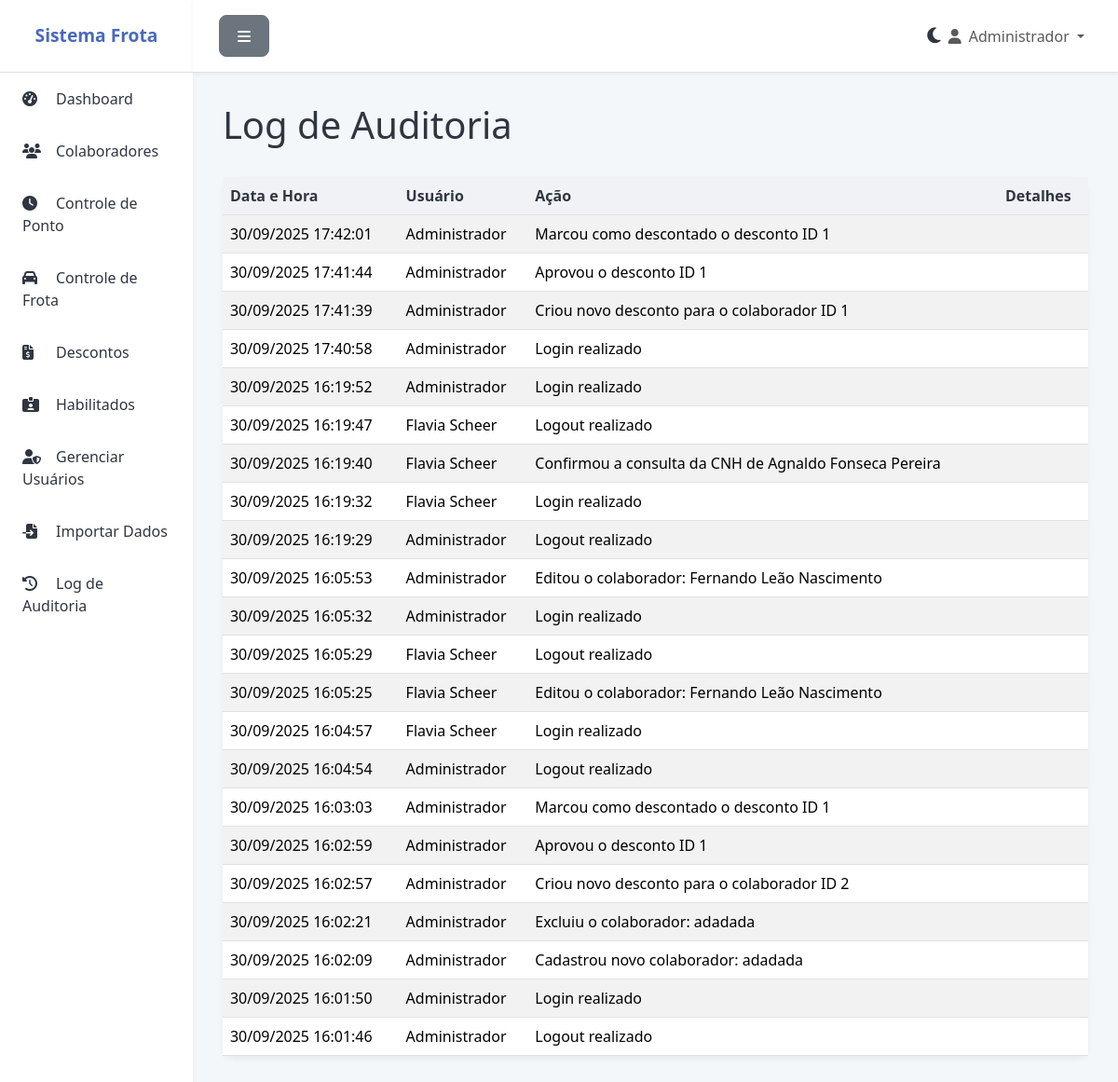
/auditoria (signed in), run on the app's committed database.
### app.py (models this page shows)
class Usuario(UserMixin, db.Model):
    id = db.Column(db.Integer, primary_key=True)
    username = db.Column(db.String(80), unique=True, nullable=False)
    password_hash = db.Column(db.String(200), nullable=False)
    nome = db.Column(db.String(100), nullable=False)
    email = db.Column(db.String(120), unique=True, nullable=False)
    ativo = db.Column(db.Boolean, default=True)
    criado_em = db.Column(db.DateTime, default=datetime.utcnow)

class LogAuditoria(db.Model):
    id = db.Column(db.Integer, primary_key=True)
    usuario_id = db.Column(db.Integer, db.ForeignKey('usuario.id'))
    usuario_nome = db.Column(db.String(100))
    acao = db.Column(db.String(255), nullable=False)
    detalhes = db.Column(db.Text)
    data_hora = db.Column(db.DateTime, default=datetime.utcnow)
    usuario = db.relationship('Usuario', backref='logs_auditoria')

### app.py (the view)
@app.route('/auditoria')
@login_required
def auditoria():
    if not is_admin():
        flash('Acesso negado. Apenas administradores podem ver os logs de auditoria.', 'error')
        return redirect(url_for('index'))
    logs = LogAuditoria.query.order_by(LogAuditoria.data_hora.desc()).all()
    return render_template('auditoria.html', logs=logs)

### app.py (called while the page is built, shortened)
@login_manager.user_loader
def load_user(user_id):
    return Usuario.query.get(int(user_id))

def is_admin():
    return current_user.is_authenticated and current_user.username == 'admin'

@app.before_request
def create_tables():
    db.create_all()

### templates/auditoria.html (shortened to what this page needs)
{% extends "base.html" %}
{% block content %}
<div class="d-flex justify-content-between align-items-center mb-4">
    <h1 class="fw-light">Log de Auditoria</h1>
</div>
<div class="card">
    <div class="card-body p-0">
        <div class="table-responsive">
            <table class="table table-striped table-hover mb-0">
                <thead class="bg-light">
                    <tr>
                        <th scope="col">Data e Hora</th>
                        <th scope="col">Usuário</th>
                        <th scope="col">Ação</th>
                        <th scope="col">Detalhes</th>
                    </tr>
                </thead>
                <tbody>
                    {% for log in logs %}
                    <tr>
                        <td>{{ log.data_hora.strftime('%d/%m/%Y %H:%M:%S') }}</td>
                        <td>{{ log.usuario_nome }}</td>
                        <td>{{ log.acao }}</td>
                        <td>{{ log.detalhes }}</td>
                    </tr>
                    {% else %}
                    <tr>
                        <td colspan="4" class="text-center text-muted py-4">Nenhum log de auditoria encontrado.</td>
                    </tr>
                    {% endfor %}
                </tbody>
            </table>
        </div>
    </div>
</div>
{% endblock %}

### templates/base.html (shortened to what this page needs)
<!DOCTYPE html>
<html lang="pt-BR">
<head>
    <link href="https://cdn.jsdelivr.net/npm/bootstrap@5.3.3/dist/css/bootstrap.min.css" rel="stylesheet">
    <link rel="stylesheet" href="https://cdnjs.cloudflare.com/ajax/libs/font-awesome/6.5.1/css/all.min.css">
</head>
<body>
    <div class="d-flex" id="wrapper">
        <div id="sidebar-wrapper">
            <div class="sidebar-heading">Sistema Frota</div>
            <div class="list-group list-group-flush">
                <a href="{{ url_for('index') }}" class="list-group-item"><i class="fas fa-tachometer-alt"></i>Dashboard</a>
                <a href="{{ url_for('colaboradores') }}" class="list-group-item"><i class="fas fa-users"></i>Colaboradores</a>
                <a href="{{ url_for('pontos') }}" class="list-group-item"><i class="fas fa-clock"></i>Controle de Ponto</a>
                <a href="{{ url_for('frota') }}" class="list-group-item"><i class="fas fa-car"></i>Controle de Frota</a>
                <a href="{{ url_for('descontos') }}" class="list-group-item"><i class="fas fa-file-invoice-dollar"></i>Descontos</a>
                <a href="{{ url_for('habilitados') }}" class="list-group-item"><i class="fas fa-id-card-alt"></i>Habilitados</a>
                {% if current_user.username == 'admin' %}
                <a href="{{ url_for('usuarios') }}" class="list-group-item"><i class="fas fa-user-shield"></i>Gerenciar Usuários</a>
                <a href="{{ url_for('importar') }}" class="list-group-item"><i class="fas fa-file-import"></i>Importar Dados</a>
                <a href="{{ url_for('auditoria') }}" class="list-group-item"><i class="fas fa-history"></i>Log de Auditoria</a>
                {% endif %}
            </div>
        </div>
        <div id="page-content-wrapper">
            <nav class="navbar navbar-expand-lg navbar-light border-bottom">
                <div class="container-fluid">
                    <button class="btn btn-secondary" id="menu-toggle"><i class="fas fa-bars"></i></button>
                    <div class="collapse navbar-collapse" id="navbarSupportedContent">
                        <ul class="navbar-nav ms-auto mt-2 mt-lg-0">
                             <li class="nav-item d-flex align-items-center">
                                <span class="mode-toggle" id="mode-toggle">
                                    <i class="fas fa-moon"></i>
                                </span>
                             </li>
                             {% if current_user.is_authenticated %}
                            <li class="nav-item dropdown">
                                <a class="nav-link dropdown-toggle" href="#" id="navbarDropdown" role="button" data-bs-toggle="dropdown" aria-expanded="false">
                                    <i class="fas fa-user me-2"></i>{{ current_user.nome }}
                                </a>
                            </li>
                             {% endif %}
                        </ul>
                    </div>
                </div>
            </nav>
            <main class="container-fluid">
                {% block content %}{% endblock %}
            </main>
        </div>
        </div>
</body>
</html>

### templates/base.html (style rules this page uses)
:root { --primary-color: #4a69bd; --secondary-color: #8b9dc3; --success-color: #6c5ce7; --danger-color: #e84393; --warning-color: #fdcb6e; --info-color: #00cec9; --light-color: #f1f2f6; --dark-color: #2f3640; --background-color: #f4f7f9; --card-background: #ffffff; --sidebar-background: #ffffff; --sidebar-text: #2f3640; --header-background: #ffffff; }
body { background-color: var(--background-color); font-family: 'Segoe UI', Roboto, 'Helvetica Neue', Arial, sans-serif; color: var(--dark-color); transition: background-color 0.3s, color 0.3s; }
#wrapper { display: flex; }
#sidebar-wrapper { min-height: 100vh; width: 250px; background-color: var(--sidebar-background); box-shadow: 0 4px 6px rgba(0, 0, 0, 0.05); transition: all 0.3s ease; }
.sidebar-heading { padding: 1.5rem 1rem; font-size: 1.2rem; font-weight: bold; color: var(--primary-color); text-align: center; border-bottom: 1px solid #e0e0e0; }
.list-group-item { background-color: var(--sidebar-background) !important; color: var(--sidebar-text) !important; border: none; padding: 1rem 1.5rem; transition: background-color 0.3s, color 0.3s; border-radius: 0; }
.list-group-item i { width: 20px; margin-right: 1rem; }
#page-content-wrapper { flex-grow: 1; width: 100%; transition: all 0.3s ease; }
.navbar { background-color: var(--header-background) !important; border-bottom: 1px solid #e0e0e0; padding: 1rem; box-shadow: 0 2px 4px rgba(0, 0, 0, 0.05); transition: background-color 0.3s; }
main.container-fluid { padding: 2rem !important; }
.card { border: none; border-radius: 0.75rem; background-color: var(--card-background); box-shadow: 0 4px 6px rgba(0, 0, 0, 0.05); transition: transform 0.3s ease, background-color 0.3s; }
.table { color: var(--dark-color); }
.table thead th { background-color: var(--light-color); color: var(--sidebar-text); transition: background-color 0.3s; }
.btn { border-radius: 0.5rem; font-weight: 500; padding: 0.6rem 1.2rem; transition: background-color 0.3s, color 0.3s, border-color 0.3s; }
.mode-toggle { cursor: pointer; font-size: 1.2rem; margin-left: 1rem; color: var(--sidebar-text); }

### data on the page
Usuario: nome "Administrador"
LogAuditoria: data_hora "30/09/2025 17:42:01", usuario_nome "Administrador", acao "Marcou como descontado o desconto ID 1"
LogAuditoria: data_hora "30/09/2025 17:41:44", usuario_nome "Administrador", acao "Aprovou o desconto ID 1"
LogAuditoria: data_hora "30/09/2025 17:41:39", usuario_nome "Administrador", acao "Criou novo desconto para o colaborador ID 1"
LogAuditoria: data_hora "30/09/2025 17:40:58", usuario_nome "Administrador", acao "Login realizado"
LogAuditoria: data_hora "30/09/2025 16:19:52", usuario_nome "Administrador", acao "Login realizado"
LogAuditoria: data_hora "30/09/2025 16:19:47", usuario_nome "Flavia Scheer", acao "Logout realizado"
LogAuditoria: data_hora "30/09/2025 16:19:40", usuario_nome "Flavia Scheer", acao "Confirmou a consulta da CNH de Agnaldo Fonseca Pereira"
LogAuditoria: data_hora "30/09/2025 16:19:32", usuario_nome "Flavia Scheer", acao "Login realizado"
LogAuditoria: data_hora "30/09/2025 16:19:29", usuario_nome "Administrador", acao "Logout realizado"
LogAuditoria: data_hora "30/09/2025 16:05:53", usuario_nome "Administrador", acao "Editou o colaborador: Fernando Leão Nascimento"
LogAuditoria: data_hora "30/09/2025 16:05:32", usuario_nome "Administrador", acao "Login realizado"
LogAuditoria: data_hora "30/09/2025 16:05:29", usuario_nome "Flavia Scheer", acao "Logout realizado"
LogAuditoria: data_hora "30/09/2025 16:05:25", usuario_nome "Flavia Scheer", acao "Editou o colaborador: Fernando Leão Nascimento"
LogAuditoria: data_hora "30/09/2025 16:04:57", usuario_nome "Flavia Scheer", acao "Login realizado"
LogAuditoria: data_hora "30/09/2025 16:04:54", usuario_nome "Administrador", acao "Logout realizado"
LogAuditoria: data_hora "30/09/2025 16:03:03", usuario_nome "Administrador", acao "Marcou como descontado o desconto ID 1"
LogAuditoria: data_hora "30/09/2025 16:02:59", usuario_nome "Administrador", acao "Aprovou o desconto ID 1"
LogAuditoria: data_hora "30/09/2025 16:02:57", usuario_nome "Administrador", acao "Criou novo desconto para o colaborador ID 2"
LogAuditoria: data_hora "30/09/2025 16:02:21", usuario_nome "Administrador", acao "Excluiu o colaborador: adadada"
LogAuditoria: data_hora "30/09/2025 16:02:09", usuario_nome "Administrador", acao "Cadastrou novo colaborador: adadada"
LogAuditoria: data_hora "30/09/2025 16:01:50", usuario_nome "Administrador", acao "Login realizado"
LogAuditoria: data_hora "30/09/2025 16:01:46", usuario_nome "Administrador", acao "Logout realizado"
